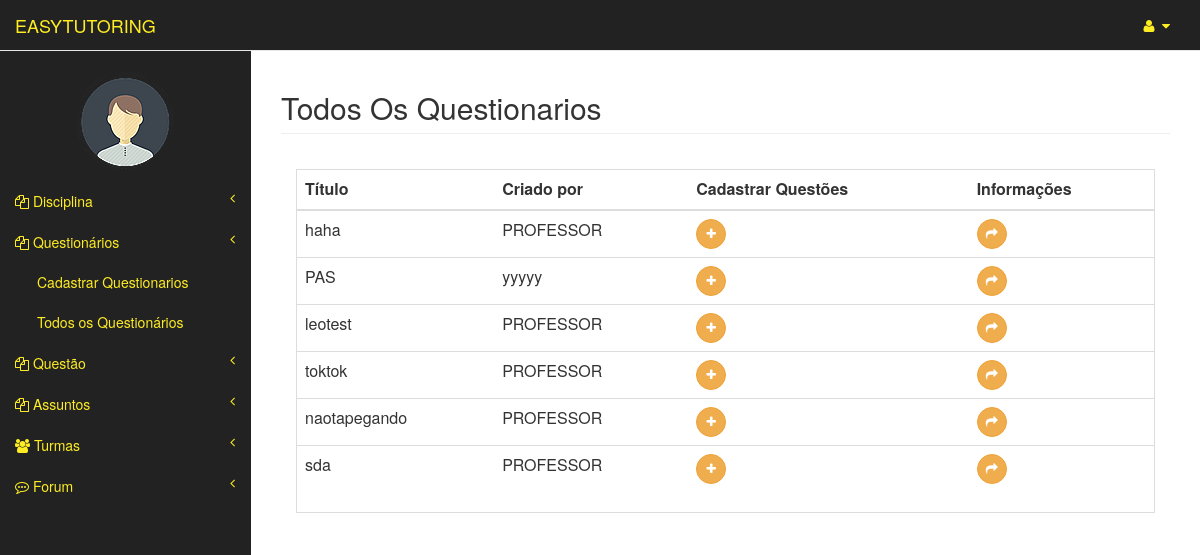
/questionarios/todosQuestionarios (signed in), run on the app's committed database.
### usuarios/models.py (models this page shows, shortened)
class Usuario(models.Model):
	user = models.OneToOneField(User)
	matricula = models.CharField(max_length=20)
	curso = models.CharField(max_length=3)
	tipo = models.CharField(max_length=8, blank=False,null=True)
	nome_completo = models.CharField(max_length=150)
	img = models.ImageField(upload_to="img/original/", blank=True)
	thumb = ThumbnailerImageField(upload_to="img/thumb/", blank=True,null=True,resize_source=dict(size=(100, 100), sharpen=True))

### questionarios/models.py (models this page shows)
class Questionario(models.Model):
	codigo = models.CharField(max_length=50)
	turma = models.ForeignKey(Turma,null=True)
	professor = models.ForeignKey(Professor)
	questoes = models.ManyToManyField(Questao)

### questionarios/views.py (the view)
def todosQuestionarios(request):
	user = request.user
	usuario = Professor.objects.get(user=user)
	questionarios = Questionario.objects.all()
	return render(request,'questionarios/todosQuestionarios.html',{'usuario':usuario,'questionarios':questionarios})

### templates/questionarios/todosQuestionarios.html
{% extends "professor_area/index.html" %}
{% load widget_tweaks %}
{% block pageHeader %}
    <h2 class="page-header">Todos Os Questionarios</h2>
{% endblock pageHeader %}
{% block form %}
    <div class="panel-body">
        <div class="table-responsive table-bordered">
            <table class="table">
                <thead>
                    <tr>
                        <th>Título</th>
                        <th>Criado por</th>
                        <th>Cadastrar Questões</th>
                        <th>Informações</th>
                    </tr>
                </thead>
                <tbody>
                	{% for questionario in questionarios %}
                        <tr>
                            <td>{{questionario.codigo}}</td>
                            <td>{{questionario.professor.nome_completo}}</td>
                            <td><a  href="{% url 'questionarios:cadastrarQuestoes' questionario.id %}"> <button type="button" class="btn btn-warning btn-circle"><i class="fa fa-plus"></i>
                            </button></a></td>
                            <td><a  href="{% url 'questionarios:show' questionario.id %}"> <button type="button" class="btn btn-warning btn-circle"><i class="fa fa-share"></i>
                            </button></a></td>
                        </tr>
					{% endfor %}
                </tbody>
            </table>
        </div>
    </div>
{% endblock form %}

### templates/professor_area/index.html (shortened to what this page needs)
{% extends "templateEasyTutoring.html" %}
{% block principal %}
    <a class="navbar-brand" href="{% url 'professor_area:index' %}" id="link-color">EASYTUTORING</a>
{% endblock principal %}
{% block barraLateral %}
                <div class="navbar-default sidebar" role="navigation">
                <div class="sidebar-nav navbar-collapse" >
                    <ul class="nav" id="side-menu">
                        <br>
                       <center><p><img src="{{ usuario.thumb.url}}" class= "img-circle"/> </p></center>
                        <li class="itens-menu">
                            <a href="#" id="link-color"><i class="fa fa-files-o"></i> Disciplina<span class="fa arrow"></span></a>
                        </li>
                        <li class="itens-menu">
                            <a href="#" id="link-color"><i class="fa fa-files-o"></i> Questionários<span class="fa arrow"></span></a>
                            <ul class="nav nav-second-level">
                                <li  class="itens-menu">
                                    <a href="{% url 'questionarios:new' %}" id="link-color">Cadastrar Questionarios</a>
                                </li>
                                <li class="itens-menu">
                                    <a href="{% url 'questionarios:todosQuestionarios' %}" id="link-color">Todos os Questionários</a>
                                </li>
                                                         </ul>
                        </li>
                        <li class="itens-menu">
                            <a href="#" id="link-color"><i class="fa fa-files-o"></i> Questão<span class="fa arrow"></span></a>
                        </li>
                        <li class="itens-menu">
                            <a href="#" id="link-color"><i class="fa fa-files-o"></i> Assuntos<span class="fa arrow"></span></a>
                        </li>
                        <li class="itens-menu">
                            <a href="#" id="link-color"><i class="fa fa-users"></i> Turmas<span class="fa arrow"></span></a>
                        </li>
                        <li class="itens-menu">
                            <a href="#" id="link-color"><i class="fa fa-commenting-o"></i> Forum<span class="fa arrow"></span></a>
                        </li>
                    </ul>
                </div>
            </div>
{% endblock barraLateral %}

### static/css/tutoring.css (style rules this page uses)
#link-color { color: #feed23; }

### data on the page
Usuario: thumb (picture)
Questionario: codigo "haha", professor.nome_completo "PROFESSOR"
Questionario: codigo "PAS", professor.nome_completo "yyyyy"
Questionario: codigo "leotest", professor.nome_completo "PROFESSOR"
Questionario: codigo "toktok", professor.nome_completo "PROFESSOR"
Questionario: codigo "naotapegando", professor.nome_completo "PROFESSOR"
Questionario: codigo "sda", professor.nome_completo "PROFESSOR"
